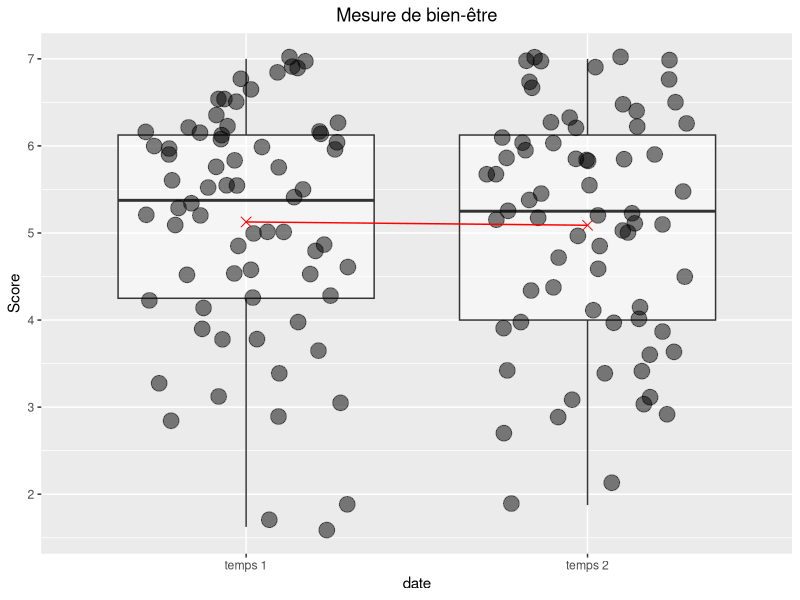
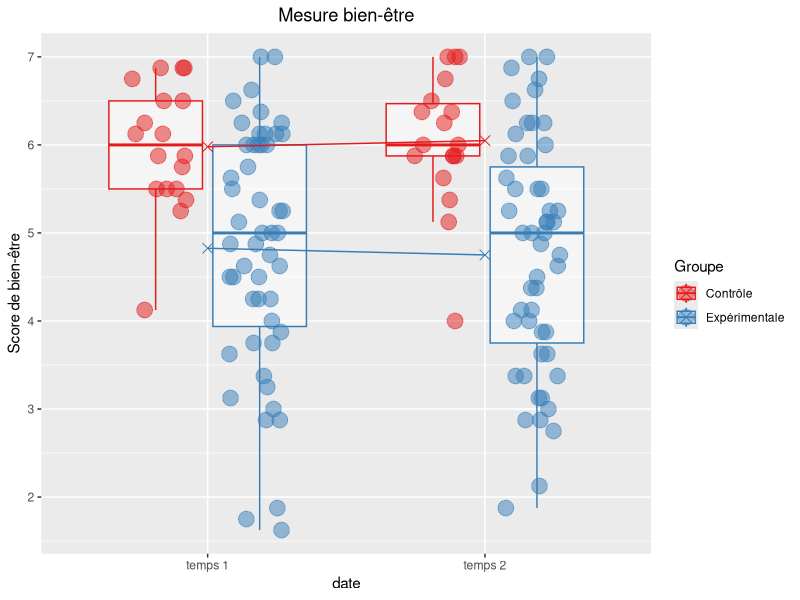
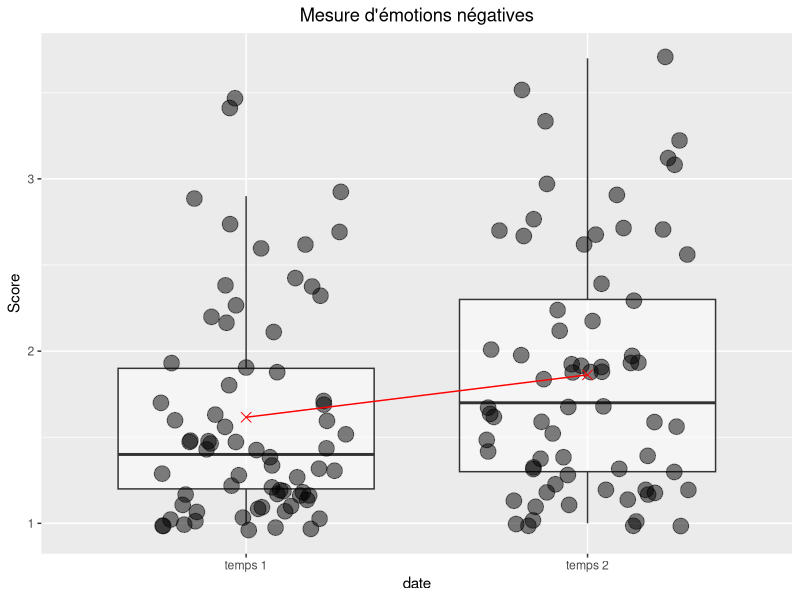
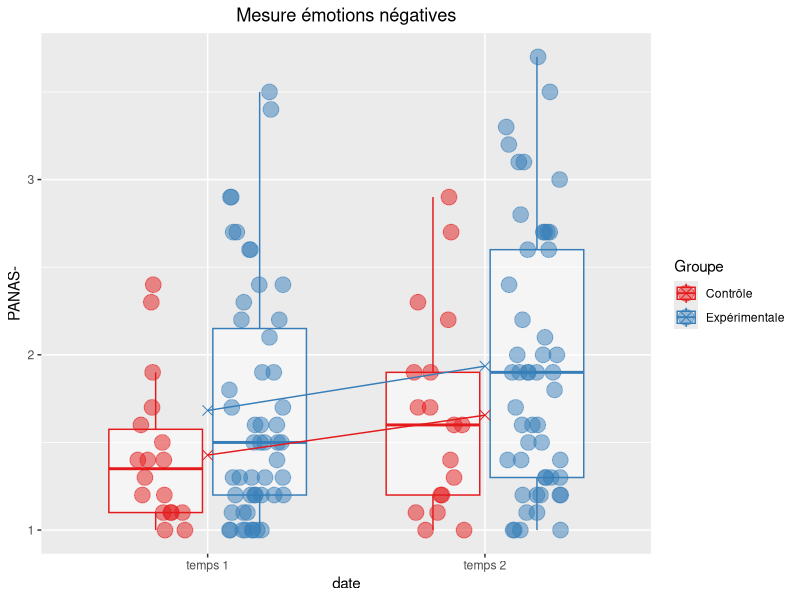
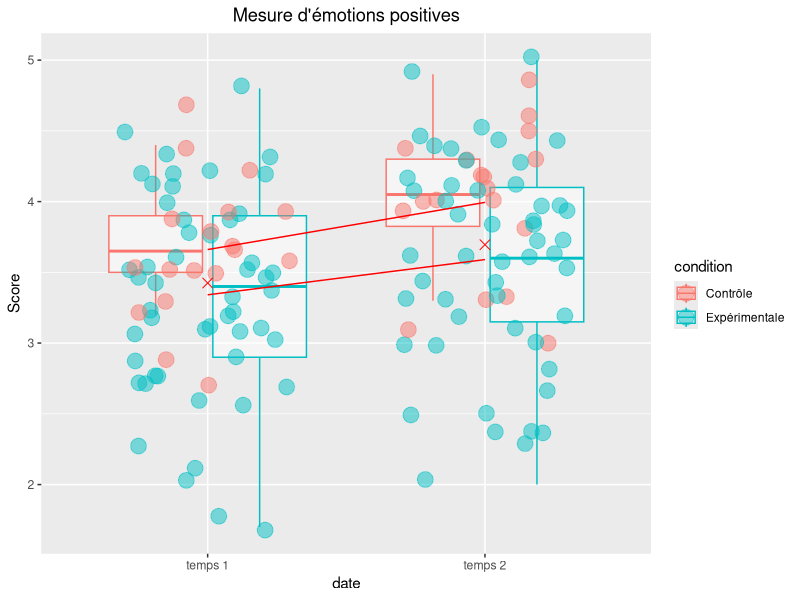
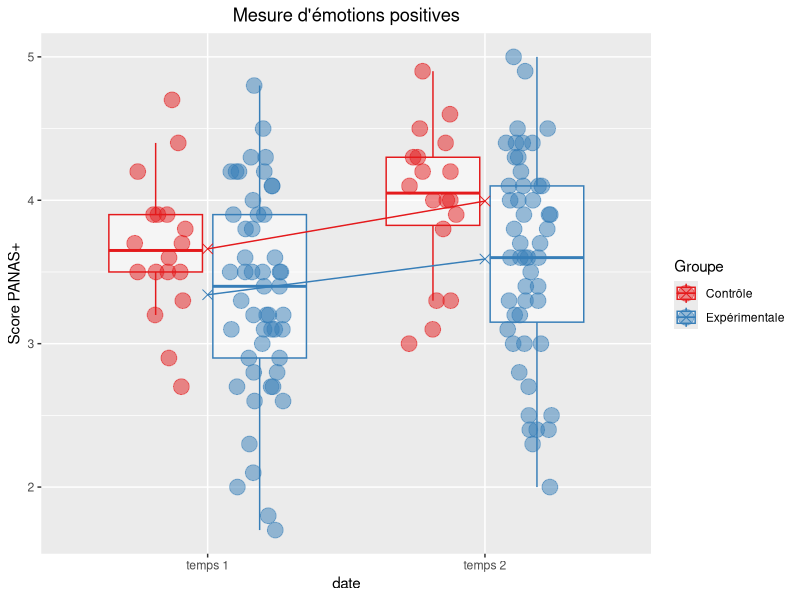
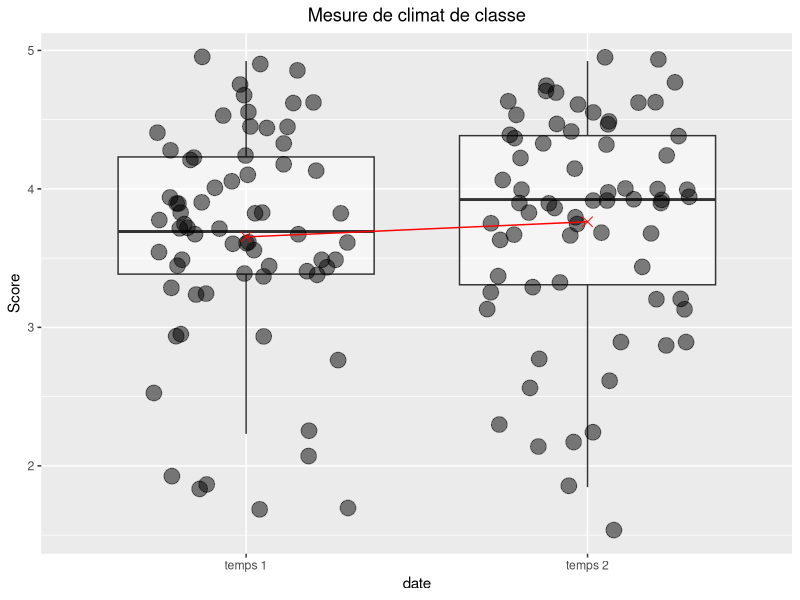
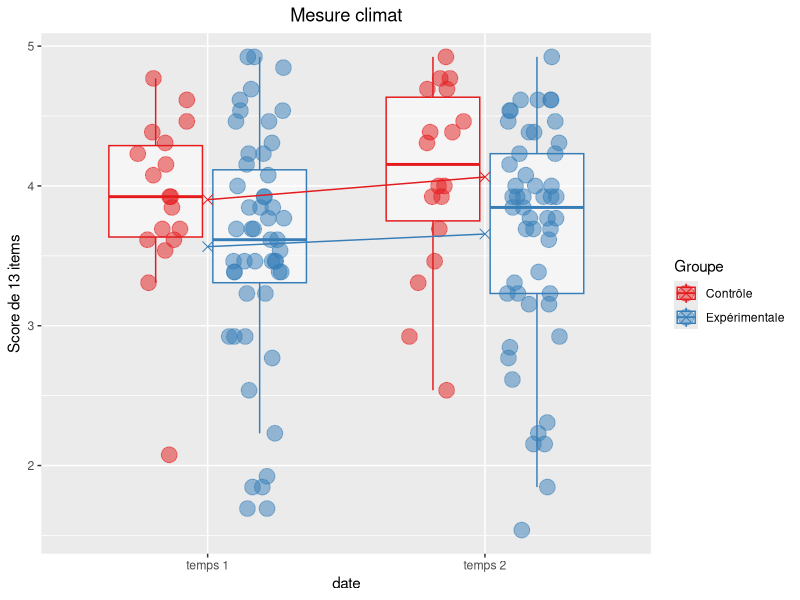

The R source for these figures, in order:
# lancement des packages----
library(tidyverse)
library(readxl)

# Importation des données brutes (N = 162) sous la forme d'une répartition en 2 temps.

d <- read_excel("hepvs2020_lm_raw.xlsx") #les variables ont été correctement importées.

#########################
# travail sur les dates #
#########################

# modification de la variable "date" en temps 1, temps 2.

d <- d %>% 
  rename(id = code) %>%  #dans cet ordre.
  mutate(id = tolower(id)) #gestion de la casse.

d <- d %>% 
  mutate(
    date = case_when(date >= as.POSIXct("30.08.2020", format="%d.%m.%Y", tz="utc") & date <= as.POSIXct("11.09.2020", format="%d.%m.%Y", tz="utc") ~ "temps 1",
                     date >= as.POSIXct("11.10.2020", format="%d.%m.%Y", tz="utc") & date <= as.POSIXct("21.10.2020", format="%d.%m.%Y", tz="utc") ~ "temps 2",
                     TRUE ~ "autre temps"))

# Au passage, R a modifié le type de variable "date".

# une idée des données par date en créant l'objet d_date
d_date <- d %>% 
  group_by(date) %>% 
  summarize(n=n(),)

# Recodage des variables au score inversé sur variable bien-être.
d <- d %>% 
  mutate(be8_4 = 8 - be8_4,
         be8_5 = 8 - be8_5,
         be8_8 = 8 - be8_8,
         )

# Création des moyennes de chaque questionnaire (ou sous-dimension pour la PANAS) pour chaque observation :
d <- d %>% 
  mutate(be_sco = rowMeans(select(.,starts_with("be")) ,na.rm =T),
         pro_sco = rowMeans(select(.,starts_with("pro")),na.rm =T),
         panp_sco = rowMeans(select(.,starts_with("panp")),na.rm =T),
         pann_sco = rowMeans(select(.,starts_with("pann")),na.rm =T),
         )

##################
# Pairage strict #
##################

#suppression des id non strictement membre d'une paire (t1, t2) par création d'un df de comparaison.

d_comp <- d %>% 
  drop_na(id) %>% #par sécurité
  arrange(id) %>% #visuel
  group_by(id, date) %>% 
  count(id) %>% 
  filter(n==1) %>% #On a pas fini. On s'est assuré que chaque id est unique dans chaque modalité de temps. On doit encore être sûrs qu'on a maintenant exactement une paire (t1,t2).
  ungroup() %>% 
  group_by(id) %>% 
  count(id) %>% 
  filter(n==2) %>% #on ne garde que les paires de id qui se retrouvent dans t1 et t2. C'est notre grosse perte de données de ce traitement
  ungroup()

#Notre df de comparaison est prêt. On peut procéder à l'élagage de d_long.

d_paired <- d %>% 
  filter(id %in% d_comp$id)

#######################
# Résumés des données #
#######################

############################### Summarise à boule !!

#################
# visualisation #
#################

#be
vis_be <- d_paired %>% 
  ggplot() +
  aes(x = date, y = be_sco) +
  geom_boxplot(alpha = .5, outlier.colour = NA) +
  geom_jitter(size = 5, alpha = .5, width = 0.3) +
  stat_summary(fun = mean, geom = "point", size = 3, shape = 4, color = "red") +
  stat_summary(fun = mean, geom = "line", aes(group = 1), color = "red") + #Le group = 1 est nécessaire pour dire à la ligne de connecter tous les points.
  labs(title = "Mesure de bien-être", y = "Score") +
  theme(plot.title = element_text(hjust = 0.5))

#be2
vis_be2 <- d_paired %>% 
  ggplot() +
  aes(x = date, color = condition, y = be_sco) +
  geom_boxplot(alpha = .5, outlier.colour = NA) +
  geom_jitter(size = 5, alpha = .5, position = position_jitterdodge(dodge.width=.7, jitter.width = .2)) +
  stat_summary(fun = mean, geom = "point", size = 3, shape = 4) +
  stat_summary(fun = mean, aes(group = condition), geom = "line") +
  labs(title = "Mesure bien-être", y = "Score de bien-être") +
  theme(plot.title = element_text(hjust = 0.5)) +
  scale_color_brewer("Groupe", palette = "Set1")

#panp
vis_panp <- d_paired %>% 
  ggplot() +
  aes(x = date, color = condition, y = panp_sco) +
  geom_boxplot(alpha = .5, outlier.colour = NA) +
  geom_jitter(size = 5, alpha = .5, width = 0.3) +
  stat_summary(fun = mean, geom = "point", size = 3, shape = 4, color = "red") +
  stat_summary(fun = mean, geom = "line", aes(group = condition), color = "red") + #Le group = 1 est nécessaire pour dire à la ligne de connecter tous les points.
  labs(title = "Mesure d'émotions positives", y = "Score") +
  theme(plot.title = element_text(hjust = 0.5))

#panp2
vis_panp2 <- d_paired %>% 
  ggplot() +
  aes(x = date, color = condition, y = panp_sco) +
  geom_boxplot(alpha = .5, outlier.colour = NA) +
  geom_jitter(size = 5, alpha = .5, position = position_jitterdodge(dodge.width=.7, jitter.width = .2)) +
  stat_summary(fun = mean, geom = "point", size = 3, shape = 4) +
  stat_summary(fun = mean, aes(group = condition), geom = "line") +
  labs(title = "Mesure d'émotions positives", y = "Score PANAS+") +
  theme(plot.title = element_text(hjust = 0.5)) +
  scale_color_brewer("Groupe", palette = "Set1")

#pann
vis_pann <- d_paired %>% 
  ggplot() +
  aes(x = date, y = pann_sco) +
  geom_boxplot(alpha = .5, outlier.colour = NA) +
  geom_jitter(size = 5, alpha = .5, width = 0.3) +
  stat_summary(fun = mean, geom = "point", size = 3, shape = 4, color = "red") +
  stat_summary(fun = mean, geom = "line", aes(group = 1), color = "red") + #Le group = 1 est nécessaire pour dire à la ligne de connecter tous les points.
  labs(title = "Mesure d'émotions négatives", y = "Score") +
  theme(plot.title = element_text(hjust = 0.5))

#pann2
vis_pann2 <- d_paired %>% 
  ggplot() +
  aes(x = date, color = condition, y = pann_sco) +
  geom_boxplot(alpha = .5, outlier.colour = NA) +
  geom_jitter(size = 5, alpha = .5, position = position_jitterdodge(dodge.width=.7, jitter.width = .2)) +
  stat_summary(fun = mean, geom = "point", size = 3, shape = 4) +
  stat_summary(fun = mean, aes(group = condition), geom = "line") +
  labs(title = "Mesure émotions négatives", y = "PANAS-") +
  theme(plot.title = element_text(hjust = 0.5)) +
  scale_color_brewer("Groupe", palette = "Set1")

#pro
vis_pro <- d_paired %>% 
  ggplot() +
  aes(x = date, y = pro_sco) +
  geom_boxplot(alpha = .5, outlier.colour = NA) +
  geom_jitter(size = 5, alpha = .5, width = 0.3) +
  stat_summary(fun = mean, geom = "point", size = 3, shape = 4, color = "red") +
  stat_summary(fun = mean, geom = "line", aes(group = 1), color = "red") + #Le group = 1 est nécessaire pour dire à la ligne de connecter tous les points.
  labs(title = "Mesure de climat de classe", y = "Score") +
  theme(plot.title = element_text(hjust = 0.5))

#pro2
vis_pro2 <- d_paired %>% 
  ggplot() +
  aes(x = date, color = condition, y = pro_sco) +
  geom_boxplot(alpha = .5, outlier.colour = NA) +
  geom_jitter(size = 5, alpha = .5, position = position_jitterdodge(dodge.width=.7, jitter.width = .2)) +
  stat_summary(fun = mean, geom = "point", size = 3, shape = 4) +
  stat_summary(fun = mean, aes(group = condition), geom = "line") +
  labs(title = "Mesure climat", y = "Score de 13 items") +
  theme(plot.title = element_text(hjust = 0.5)) +
  scale_color_brewer("Groupe", palette = "Set1")



